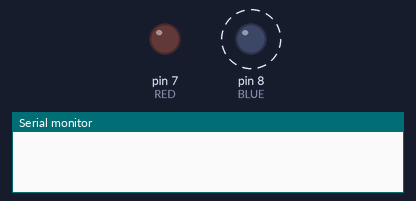
This sketch was run on a simulated Arduino Uno, built with avr-gcc and run on an emulated ATmega328P. Shown: output pins drawn as LEDs (lit = HIGH), the last lines printed to the serial monitor. Dashed ring = blinking.

Above: at 0.15 s.
At 39.45 s:
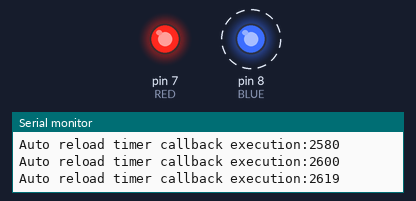
Timing chart, 0 to 40.0 s (numbered marks = the images above):
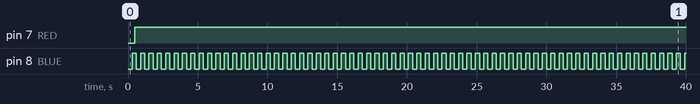

Measured:
- by itself, pin 7 (RED): LOW → HIGH at 0.50 s
- by itself, pin 8 (BLUE): alternates HIGH for 0.30 s and LOW for 0.30 s

The sketch:

softwareTimers_FRTOS.ino
```cpp
#include <Arduino_FreeRTOS.h>
#include "timers.h"

#define RED 7
#define BLUE 8
#define ONE_SHOT_TIMER_PERIOD (pdMS_TO_TICKS(500))
#define AUTO_RELOAD_TIME_PERIOD (pdMS_TO_TICKS(300))

TimerHandle_t xTimer1, xTimer2;
BaseType_t xTimer1Started, xTimer2Started;

void setup(){
  pinMode(RED, OUTPUT);
  pinMode(BLUE, OUTPUT);
  Serial.begin(9600);
  xTimer1 = xTimerCreate("One shot", ONE_SHOT_TIMER_PERIOD, pdFALSE,0 , prvOneShotTimerCallback);
  xTimer2 = xTimerCreate("Auto Reload", AUTO_RELOAD_TIME_PERIOD, pdTRUE,0 , prvAutoReloadTimer);

  if((xTimer1 != NULL) && (xTimer2 != NULL)){
    xTimer1Started = xTimerStart(xTimer1, 0);
    xTimer2Started = xTimerStart(xTimer2, 0);
  }
  while((xTimer1Started != pdPASS) && (xTimer2Started != pdPASS)){}

}
void prvOneShotTimerCallback(TimerHandle_t xTimer){
  static TickType_t xTimeNow;
  xTimeNow = xTaskGetTickCount();
  Serial.print("One shot timer callback execution:");
  Serial.println(xTimeNow);
  digitalWrite(RED, digitalRead(RED)^1);

}
void prvAutoReloadTimer(TimerHandle_t xTimer){
  static TickType_t xTimeNow;
  xTimeNow = xTaskGetTickCount();
  Serial.print("Auto reload timer callback execution:");
  Serial.println(xTimeNow);
  digitalWrite(BLUE, digitalRead(BLUE)^1);


}
void loop(){}
```
